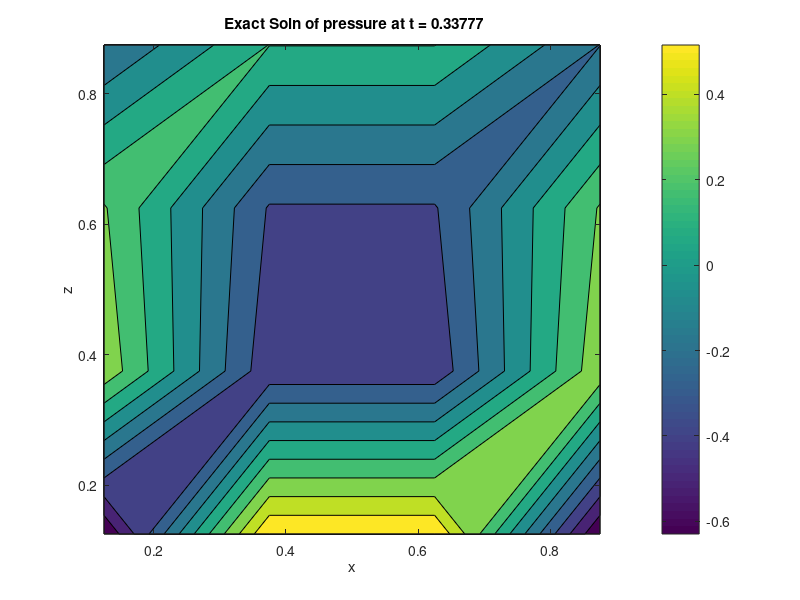
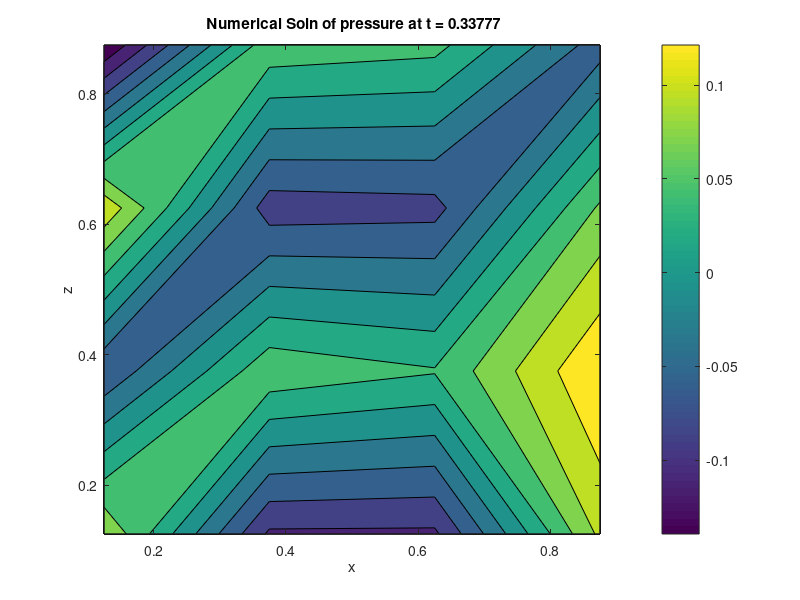
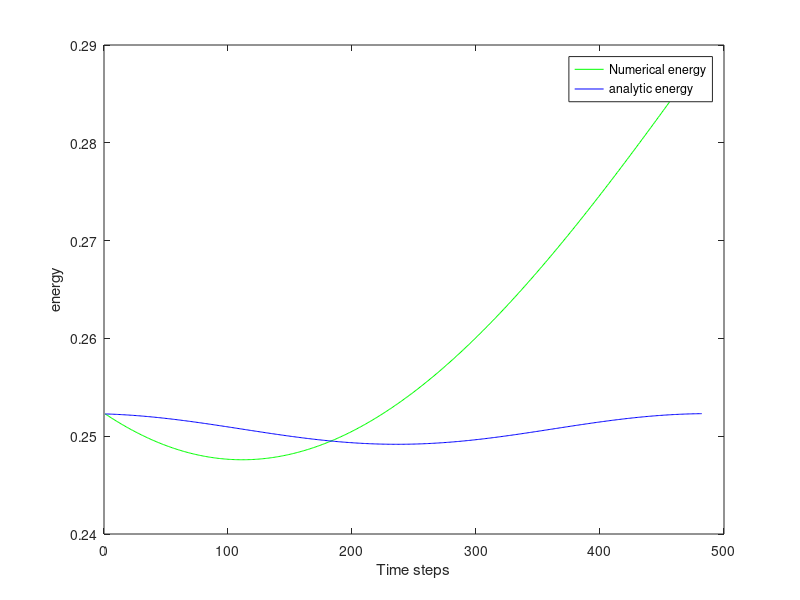

Recreate these plots in MATLAB, in order.
clc 
clear all
close all
format long
%% mesh constants
a = 0;
Lx = 1;
Lz = 1;
Nx=4;
Nz=4;
k= Nx*Nz;
k4 = 4*k;
N = 2;
sigma = sqrt( 0.5* ( 8*pi^2 + 0.25* (N+1)^2 + sqrt((8*pi^2 + 0.25* (N+1)^2)^2-16*pi^2*N^2)))
period = 1/sigma;
 %dt= 1/16;
dt = period / (10*Nx^2);
t=0;
tend = 3*period;
theta = 0.5;

steps = tend/dt;

energy= zeros(ceil(steps+1),0);
energy_sim = zeros(ceil(steps+1),0);
%% Random theta
% theta_ = rand(k, 1);
% theta = repmat( theta_, 4);

%% Storage for inital density and density gradient
r_000=zeros(Nz, Nx);

%% Storage for variables 
U= zeros(k4,0);
S = zeros(k4, k4 );
F = zeros(k4, k4 );
DIV = zeros(k4, k4 );
P = zeros(k4, k4 );
Q = zeros(k4, k4 );
uu_initial = zeros(Nz, Nx);
uw_initial = zeros(Nz, Nx);
r_initial = zeros(Nz, Nx);
p_initial = zeros(Nz, Nx);
uu = zeros(Nz, Nx);
uw = zeros(Nz, Nx);
r = zeros(Nz, Nx);
p = zeros(Nz, Nx);
error_uu = zeros(Nz, Nx);
error_uw = zeros(Nz, Nx);
error_r = zeros(Nz, Nx);
error_p = zeros(Nz, Nx);
% mesh information
x_nodes = linspace(a,Lx,Nx+1);
z_nodes = linspace(a,Lz,Nz+1);

dx = x_nodes(2) - x_nodes(1);
dz = z_nodes(2) - z_nodes(1);
dv= dx*dz;

x_centres = a+dx/2 : dx : Lx;
z_centres = a+dz/2 : dz : Lz;

[X,Z] = meshgrid(x_centres, z_centres);



%% Background density 
r_000 = exp(-3.*Z);

% matlab matrix (columns, rows)
%% Exact Solution 
    for i= 1: Nz
        for j = 1:Nx
uu_initial(i,j) = exp(-0.5*(N + 1)*Z(i,j))*(2*pi/(4*pi^2 - sigma^2))*( -2*pi*cos(2*pi*Z(i,j)) - (N-1)*0.5*sin(2*pi*Z(i,j)))*sin(2*pi*X(i,j))*sin(sigma*t+0.1);
uw_initial(i,j) = exp(-0.5*(N + 1)*Z(i,j))*sin(2*pi*Z(i,j))*cos(2*pi*X(i,j))*sin(sigma*t+0.1);
r_initial(i,j) = exp(-0.5*(N + 1)*Z(i,j))*(sigma/(4*pi^2-sigma^2))*((0.5*(N+1)-4*pi^2*N/sigma^2)*sin(2*pi*Z(i,j))-2*pi*cos(2*pi*Z(i,j)))*cos(2*pi*X(i,j))*cos(sigma*t+0.1);
p_initial(i,j) = exp(-0.5*(N + 1)*Z(i,j))*(sigma/(4*pi^2-sigma^2))*(-0.5*(N-1)*sin(2*pi*Z(i,j))-2*pi*cos(2*pi*Z(i,j)))*cos(2*pi*X(i,j))*cos(sigma*t+0.1);

    end
end
    for i= 1: Nz
        for j = 1:Nx
H(i,j) = dv*(0.5./r_000(i,j))*(uu_initial(i,j)^2+uw_initial(i,j)^2) + dv*(0.5./(r_000 (i,j)* N)).*(r_initial(i,j) - p_initial(i,j))^2 + dv*0.5.* p_initial(i,j)^2/r_000(i,j);
    end
end
energy(1,1) = sum(sum(H));
energy_sim(1,1)= energy(1,1);



%% Initial Condition
% Reshape initial condition into column vector
u_ = reshape(uu_initial', [k, 1]);
w_ = reshape(uw_initial', [k, 1]);
r_ = reshape(r_initial', [k, 1]);
p_ = reshape(p_initial', [k, 1]);
U = vertcat(u_,w_,r_,p_);


%% Make Source matrix
% W source loop
count_source_w = 2*k;
% Density source
for j = k+1:2*k
count_source_w = count_source_w+1;
S(j,count_source_w) = (-2/N);
end
% Pressure source
for j = k+1:2*k
count_source_w = count_source_w+1;
S(j,count_source_w) = (2/N+2);

end

% P source loop
% Vertical velocity source
count_source_p = k;
for j = 3*k+1:4*k
count_source_p = count_source_p +1;
S(j,count_source_p) = (-2);

end

%% Make flux matrix
% Flux for u
count_col=3*k;
count_row=0;
for i = 1:Nz
   for j= 1:Nx
        count_col = count_col+1;
        count_row = count_row+1;
      
           if (i== 1 ) && (   j==1)
           % bottom left
                F(count_row, count_col) = ( (theta))/dx ;
                F(count_row, count_col+1) = (1-theta)/dx ;                
           % bottom right
           elseif (i== 1 ) &&  (j==Nx)
               F(count_row, count_col-1) = (- theta  )/dx ;
               F(count_row, count_col) = ( - (1-theta))/dx ;   
           % bottom row
           elseif  (i== 1 ) && (   j~=1) && (j~=Nx)        
               F(count_row, count_col-1) = (- theta  )/dx ;
               F(count_row, count_col) = (theta - (1-theta))/dx ;
               F(count_row, count_col+1) = (1-theta)/dx ;   
           elseif (i== Nz ) && (j==1)
           % top left
                F(count_row, count_col) = (theta )/dx ;
                F(count_row, count_col+1) = (1-theta)/dx ;   
           % top right
           elseif (i== Nz ) && (j==Nx)
               F(count_row, count_col-1) = (- theta  )/dx ;
               F(count_row, count_col) = ( - (1-theta))/dx ;
              
           % top row
           elseif  (i== Nz ) && (   j~=1) && (j~=Nx)        
               F(count_row, count_col-1) = (- theta  )/dx ;
               F(count_row, count_col) = (theta - (1-theta))/dx ;
               F(count_row, count_col+1) = (1-theta)/dx ;  
             % left wall
           elseif (j== 1 ) && (   i~=1) && (i~=Nz)
                F(count_row, count_col) = (theta )/dx ;
                F(count_row, count_col+1) = (1-theta)/dx ;   
             % right wall
           elseif (j== Nx ) && (   i~=1) && (i~=Nz)
               
               F(count_row, count_col-1) = (- theta  )/dx ;
               F(count_row, count_col) = ( - (1-theta))/dx ;
           else
               F(count_row, count_col-1) = (- theta  )/dx ;
               F(count_row, count_col) = (theta - (1-theta))/dx ;
               F(count_row, count_col+1) = (1-theta)/dx ;   
           
           
       end
   end
end

% Flux for w
count_col=3*k;
count_row=k;
for i = 1:Nz
   for j= 1:Nx
        count_col = count_col+1;
        count_row = count_row+1;
      
           if (i== 1 ) && (   j==1)
           % bottom left
                F(count_row, count_col) = (theta )/dz ;
                F(count_row, count_col+Nx) = (1-theta)/dz ;                
           % bottom right
           elseif (i== 1 ) &&  (j==Nx)
                F(count_row, count_col) = ( - (1-theta))/dz ;
                F(count_row, count_col+Nx) = (1-theta)/dz ;  
           % bottom row
           elseif  (i== 1 ) && (   j~=1) && (j~=Nx)        
                F(count_row, count_col) = (theta )/dz ;
                F(count_row, count_col+Nx) = (1-theta)/dz ;   
           elseif (i== Nz ) && (j==1)
           % top left
               F(count_row, count_col-Nx) = (- theta  )/dz ;
               F(count_row, count_col) =((1-theta) +theta - (1-theta))/dz ;
           % top right
           elseif (i== Nz ) && (j==Nx)
               F(count_row, count_col-Nx) = (- theta  )/dz ;
               F(count_row, count_col) = ( - (1-theta))/dz ;
              
           % top row
           elseif  (i== Nz ) && (   j~=1) && (j~=Nx)        
               F(count_row, count_col-Nx) = (- theta  )/dz ;
               F(count_row, count_col) = ( - (1-theta))/dz ;
               
                            % left wall
           elseif (j== 1 ) && (   i~=1) && (i~=Nz)
               F(count_row, count_col-Nx) = (- theta  )/dz ;
               F(count_row, count_col) = (theta - (1-theta))/dz ;
               F(count_row, count_col+Nx) = (1-theta)/dz ;     
             % right wall
           elseif (j== Nx ) && (   i~=1) && (i~=Nz)
               F(count_row, count_col-Nx) = (- theta  )/dz ;
               F(count_row, count_col) = (theta - (1-theta))/dz ;
               F(count_row, count_col+Nx) = (1-theta)/dz ;  
           else
               F(count_row, count_col-Nx) = (- theta  )/dz ;
               F(count_row, count_col) = (2*theta-1)/dz ;
               F(count_row, count_col+Nx) = (1-theta)/dz ;   
           
           
       end
   end
end

% Flux for r
count_col_u=0;
count_col_w=k;
count_row=2*k;
for i = 1:Nz
   for j= 1:Nx
        count_col_u = count_col_u+1;
        count_col_w = count_col_w+1;
        count_row = count_row+1;
      
           if (i== 1 ) && (   j==1)
           % bottom left
                F(count_row, count_col_u) = (1-theta)/dx ;
                F(count_row, count_col_u+1) = (theta)/dx ;  
                
                F(count_row, count_col_w) = (1-theta)/dz ;
                F(count_row, count_col_w+Nx) = (theta)/dz ;  
           % bottom right
           elseif (i== 1 ) &&  (j==Nx)
               F(count_row, count_col_u-1) = (- (1-theta) )/dx ;
               F(count_row, count_col_u) = (-theta)/dx ;     
               
                F(count_row, count_col_w) = (1- theta  )/dz ;
                F(count_row, count_col_w+Nx) = (theta)/dz ; 
           % bottom row
           elseif  (i== 1 ) && (   j~=1) && (j~=Nx)        
               F(count_row, count_col_u-1) = (- (1-theta)  )/dx ;
               F(count_row, count_col_u) = ((1-theta) - theta )/dx ;
               F(count_row, count_col_u+1) = (theta)/dx ;  
               
                F(count_row, count_col_w) = (1-theta  )/dz ;
                F(count_row, count_col_w+Nx) = (theta)/dz ;  
           elseif (i== Nz ) && (j==1)
           % top left
                F(count_row, count_col_u) = (1-theta  )/dx ;
                F(count_row, count_col_u+1) = (theta)/dx ; 
                
               F(count_row, count_col_w-Nx) = -(1- theta  )/dz ;
               F(count_row, count_col_w) = -(theta)/dz ;
           % top right
           elseif (i== Nz ) && (j==Nx)
               F(count_row, count_col_u-1) = -(1- theta  )/dx ;
               F(count_row, count_col_u) = (-theta)/dx ; 
               
               F(count_row, count_col_w-Nx) = -(1- theta  )/dz ;
               F(count_row, count_col_w) = (-theta)/dz ;
           % top row
           elseif  (i== Nz ) && (   j~=1) && (j~=Nx)        
               F(count_row, count_col_u-1) = -(1 - theta  )/dx ;
               F(count_row, count_col_u) = ((1-theta) - theta )/dx ;
               F(count_row, count_col_u+1) = (theta)/dx ;  
               
               F(count_row, count_col_w-Nx) = -(1- theta  )/dz ;
               F(count_row, count_col_w) = (-theta)/dz ;
            % left wall
           elseif (j== 1 ) && (   i~=1) && (i~=Nz)
                F(count_row, count_col_u) = (1-theta  )/dx ;
                F(count_row, count_col_u+1) = (theta)/dx ;
                
                F(count_row, count_col_w-Nx) = -(1- theta  )/dz ;
               F(count_row, count_col_w) = ((1-theta) - theta )/dz ;
               F(count_row, count_col_w+Nx) = (theta)/dz ;   
             % right wall
           elseif (j== Nx ) && (   i~=1) && (i~=Nz)
               F(count_row, count_col_u-1) = -(1- theta  )/dx ;
               F(count_row, count_col_u) = -(theta)/dx ;  
               
               F(count_row, count_col_w-Nx) = -(1 - theta  )/dz ;
               F(count_row, count_col_w) = ((1-theta) - theta )/dz ;
               F(count_row, count_col_w+Nx) = (theta)/dz ;   
           else
               F(count_row, count_col_u-1) = -(1- theta  )/dx ;
               F(count_row, count_col_u) = ((1-theta) - theta )/dx ;
               F(count_row, count_col_u+1) = (theta)/dx ;   
           
               F(count_row, count_col_w-Nx) = -(1- theta  )/dz ;
               F(count_row, count_col_w) = ((1-theta) - theta )/dz ;
               F(count_row, count_col_w+Nx) = (theta)/dz ;   
           
           
       end
   end
end

% Flux for p
count_col_u=0;
count_col_w=k;
count_row=3*k;
for i = 1:Nz
   for j= 1:Nx
        count_col_u = count_col_u+1;
        count_col_w = count_col_w+1;
        count_row = count_row+1;
      
            if (i== 1 ) && (   j==1)
           % bottom left
                F(count_row, count_col_u) = (1-theta)/dx ;
                F(count_row, count_col_u+1) = (theta)/dx ;  
                
                F(count_row, count_col_w) = (1-theta)/dz ;
                F(count_row, count_col_w+Nx) = (theta)/dz ;  
           % bottom right
           elseif (i== 1 ) &&  (j==Nx)
               F(count_row, count_col_u-1) = (- (1-theta) )/dx ;
               F(count_row, count_col_u) = (-theta)/dx ;     
               
                F(count_row, count_col_w) = (1- theta  )/dz ;
                F(count_row, count_col_w+Nx) = (theta)/dz ; 
           % bottom row
           elseif  (i== 1 ) && (   j~=1) && (j~=Nx)        
               F(count_row, count_col_u-1) = (- (1-theta)  )/dx ;
               F(count_row, count_col_u) = ((1-theta) - theta )/dx ;
               F(count_row, count_col_u+1) = (theta)/dx ;  
               
                F(count_row, count_col_w) = (1-theta  )/dz ;
                F(count_row, count_col_w+Nx) = (theta)/dz ;  
           elseif (i== Nz ) && (j==1)
           % top left
                F(count_row, count_col_u) = (1-theta  )/dx ;
                F(count_row, count_col_u+1) = (theta)/dx ; 
                
               F(count_row, count_col_w-Nx) = -(1- theta  )/dz ;
               F(count_row, count_col_w) = -(theta)/dz ;
           % top right
           elseif (i== Nz ) && (j==Nx)
               F(count_row, count_col_u-1) = -(1- theta  )/dx ;
               F(count_row, count_col_u) = (-theta)/dx ; 
               
               F(count_row, count_col_w-Nx) = -(1- theta  )/dz ;
               F(count_row, count_col_w) = (-theta)/dz ;
           % top row
           elseif  (i== Nz ) && (   j~=1) && (j~=Nx)        
               F(count_row, count_col_u-1) = -(1 - theta  )/dx ;
               F(count_row, count_col_u) = ((1-theta) - theta )/dx ;
               F(count_row, count_col_u+1) = (theta)/dx ;  
               
               F(count_row, count_col_w-Nx) = -(1- theta  )/dz ;
               F(count_row, count_col_w) = (-theta)/dz ;
            % left wall
           elseif (j== 1 ) && (   i~=1) && (i~=Nz)
                F(count_row, count_col_u) = (1-theta  )/dx ;
                F(count_row, count_col_u+1) = (theta)/dx ;
                
                F(count_row, count_col_w-Nx) = -(1- theta  )/dz ;
               F(count_row, count_col_w) = ((1-theta) - theta )/dz ;
               F(count_row, count_col_w+Nx) = (theta)/dz ;   
             % right wall
           elseif (j== Nx ) && (   i~=1) && (i~=Nz)
               F(count_row, count_col_u-1) = -(1- theta  )/dx ;
               F(count_row, count_col_u) = -(theta)/dx ;  
               
               F(count_row, count_col_w-Nx) = -(1 - theta  )/dz ;
               F(count_row, count_col_w) = ((1-theta) - theta )/dz ;
               F(count_row, count_col_w+Nx) = (theta)/dz ;   
           else
               F(count_row, count_col_u-1) = -(1- theta  )/dx ;
               F(count_row, count_col_u) = ((1-theta) - theta )/dx ;
               F(count_row, count_col_u+1) = (theta)/dx ;   
           
               F(count_row, count_col_w-Nx) = -(1- theta  )/dz ;
               F(count_row, count_col_w) = ((1-theta) - theta )/dz ;
               F(count_row, count_col_w+Nx) = (theta)/dz ;   
           
           
       end
   end
end

% reminder : i -> +,- 1
% j -> +,- Nx


%% Make DIV Matrix


DIV = S + F;

%% Make P, Q matrix
% System to solve is P U^n+1 = Q U^n

P = eye(k4) + dt*0.5*DIV;
Q = eye(k4) - dt*0.5*DIV;


%% Solve loop
count_energy=1;
while t < tend
 count_energy = count_energy+1;

U=P\(Q*U);
t = t +dt;
%% Exact Solution for timestep
    for i= 1: Nz
        for j = 1:Nx
uu_initial(i,j) = exp(-0.5*(N + 1)*Z(i,j))*(2*pi/(4*pi^2 - sigma^2))*( -2*pi*cos(2*pi*Z(i,j)) - (N-1)*0.5*sin(2*pi*Z(i,j)))*sin(2*pi*X(i,j))*sin(sigma*t+0.1);
uw_initial(i,j) = exp(-0.5*(N + 1)*Z(i,j))*sin(2*pi*Z(i,j))*cos(2*pi*X(i,j))*sin(sigma*t+0.1);
r_initial(i,j) = exp(-0.5*(N + 1)*Z(i,j))*(sigma/(4*pi^2-sigma^2))*((0.5*(N+1)-4*pi^2*N/sigma^2)*sin(2*pi*Z(i,j))-2*pi*cos(2*pi*Z(i,j)))*cos(2*pi*X(i,j))*cos(sigma*t+0.1);
p_initial(i,j) = exp(-0.5*(N + 1)*Z(i,j))*(sigma/(4*pi^2-sigma^2))*(-0.5*(N-1)*sin(2*pi*Z(i,j))-2*pi*cos(2*pi*Z(i,j)))*cos(2*pi*X(i,j))*cos(sigma*t+0.1);

    end
end
for j = 1:Nx
    for i= 1: Nz
H(i,j) = dv*(0.5./r_000(i,j))*(uu_initial(i,j)^2+uw_initial(i,j)^2) + dv*(0.5./(r_000 (i,j)* N)).*(r_initial(i,j) - p_initial(i,j))^2 + dv*0.5.* p_initial(i,j)^2/r_000(i,j);
    end
end
energy(count_energy,1) = sum(sum(H));


%% Decompose numerical solution for energy and error analysis
count_col =0;

    for i= 1: Nz
        for j = 1:Nx
        count_col=count_col+1;
uu(i,j) = U(count_col); 
    end
end
    for i= 1: Nz
        for j = 1:Nx
        count_col=count_col+1;
uw(i,j) = U(count_col); 
    end
end
    for i= 1: Nz
        for j = 1:Nx
        count_col=count_col+1;
r(i,j) = U(count_col); 
    end
end
    for i= 1: Nz
        for j = 1:Nx
        count_col=count_col+1;
p(i,j) = U(count_col); 
    end
    end
% Energy Evaluation
for j = 1:Nx
    for i= 1: Nz
H(i,j) = dv*(0.5/r_000(i,j))*(uu(i,j)^2+uw(i,j)^2) + dv*(0.5/(r_000 (i,j)* N)).*(r(i,j) - p(i,j))^2 + dv*0.5* p(i,j)^2/r_000(i,j);
    end

end
energy_sim(count_energy,1) = sum(sum(H));

end

% Plot exact solution
figure
contourf(X,Z,p_initial)
title([' Exact Soln of pressure at t = ', num2str(t)])
xlabel(' x ')
ylabel( ' z ')
colorbar


 figure
contourf(X,Z,p)
pause(0.1)
title([' Numerical Soln of pressure at t = ', num2str(t)])
colorbar
xlabel(' x ')
ylabel( ' z ')


 error_uu= uu - uu_initial;
 error_uw= uw - uw_initial;
 error_r= r - r_initial;
 error_p= p - p_initial;
 
 % L_infty error
 uu_infty = max(abs(error_uu(:)));
 uw_infty = max(abs(error_uw(:)));
 r_infty = max(abs(error_r(:)));
 p_infty = max(abs(error_p(:)));
 
  % L_2error
 uu_2 = sqrt (sum(sum (error_uu.*error_uu)));
 uw_2 = sqrt (sum(sum (error_uw.*error_uw)));
 r_2 = sqrt (sum (sum(error_r.*error_r)));
 p_2 = sqrt (sum( sum(error_p.*error_p)));

 
 figure 
plot(energy_sim,'g')
hold on
plot(energy,'b')
xlabel('Time steps')
ylabel('energy')
legend('Numerical energy', 'analytic energy')